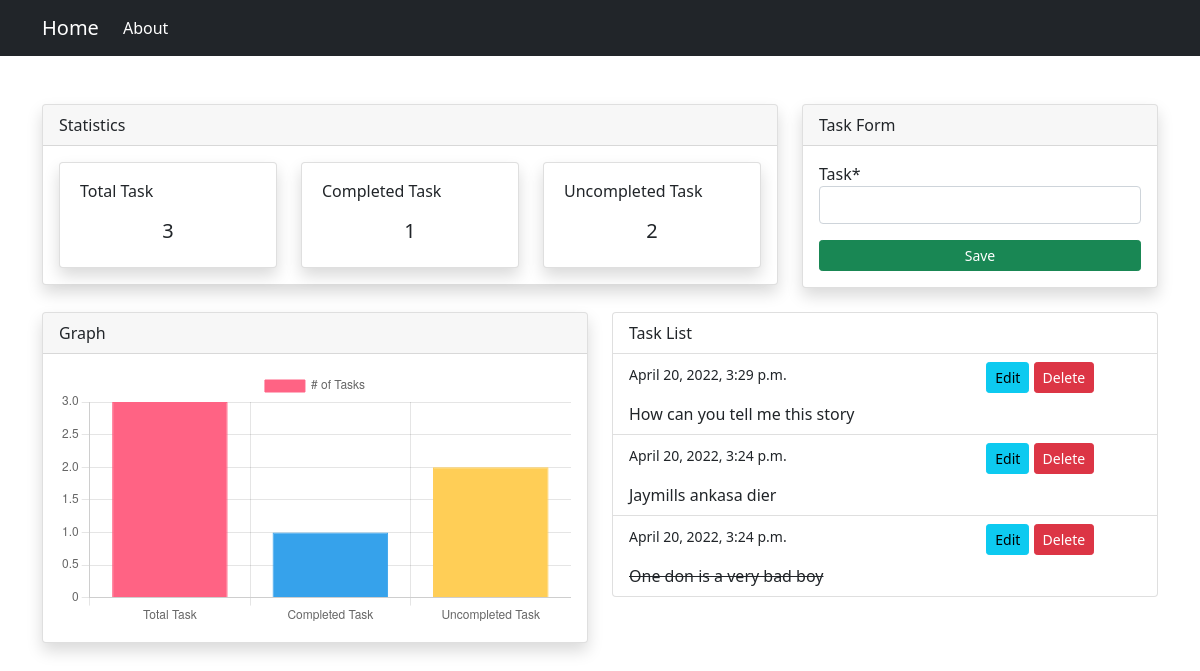
The page / on the database its author committed.
### taskapp/models.py (models this page shows, shortened)
class TaskModel(models.Model):
    task = models.CharField(max_length=100)
    isComplete = models.BooleanField(default=False)
    date = models.DateTimeField(auto_now_add=True)

### taskapp/views.py (the view)
# urls.py: path('', views.index, name='taskapp-index'),
def index(request):
    if request.method == 'POST':
        form = TaskModelForm(request.POST)
        if form.is_valid():
            form.save()
            return redirect('/')
    else:
        form = TaskModelForm()
    data = TaskModel.objects.all().order_by('-date')
    total_data = data.count()
    completed_task = TaskModel.objects.filter(isComplete=True).count()
    uncompleted_task = total_data - completed_task
    context = {
        'data': data,
        'form': form,
        'total_data': total_data,
        'completed_task': completed_task,
        'uncompleted_task': uncompleted_task,
    }
    return render(request, 'taskapp/index.html',context)

### taskapp/forms.py
class TaskModelForm(forms.ModelForm):
    class Meta:
        model = TaskModel
        fields = ['task',]

### templates/taskapp/index.html (shortened to what this page needs)
{% extends 'partials/base.html'%}
{% load crispy_forms_tags %}
{% block content%}
<div class="container">
    <div class="row my-4">
      <div class="col-md-8">
        <div class="card shadow">
          <div class="card-header">Statistics</div>
          <div class="card-body">
            <div class="row">
              <div class="col-md-4">
                <div class="card my-card shadow">
                  <div class="card-body">
                    <p>
                            <span class="mx-1">Total Task</span>
                    </p>
                    <h5 class="text-center">{{ total_data}}</h5>
                  </div>
                </div>
              </div>
              <div class="col-md-4">
                <div class="card my-card shadow">
                  <div class="card-body">
                    <p>
                      <span class="mx-1">Completed Task</span>
                  </p>
                  <h5 class="text-center">{{ completed_task }}</h5>
                  </div>
                </div>
              </div>
              <div class="col-md-4">
                <div class="card my-card shadow">
                  <div class="card-body">
                    <p>
                      <span class="mx-1">Uncompleted Task</span>
                  </p>
                  <h5 class="text-center">{{uncompleted_task}}</h5>
                  </div>
                </div>
              </div>
            </div>
          </div>
        </div>
      </div>
      <div class="col-md-4">
        <div class="card shadow">
          <div class="card-header">Task Form</div>
          <div class="card-body">
            <form class="d-grid" method="POST">
              {{form|crispy}}
              <input class="btn btn-success btn-sm mt-3" type="submit" value="Save"/>
            </form>
          </div>
        </div>
      </div>
    </div>
    <div class="row my-4">
      <div class="col-md-6">
        <div class="card shadow">
          <div class="card-header">Graph</div>
          <div class="card-body">
            <div>
              <canvas id="myChart" width="100" height="50" style="display: block; box-sizing: border-box; height: 50px; width: 100px;"></canvas>
          </div>
          </div>
        </div>
      </div>
      <div class="col-md-6">
        <div class="list-group">
          <div class="list-group-item">Task List</div>
          {% for task in data %}
          <li class="list-group-item">
            <div class="row">
              <div class="col-8">
                <p><small>{{task.date}}</small></p>
                {% if task.isComplete%}
                  <del>{{task.task}}</del>
                  {% else %}
                  {{task.task}}
                {% endif %}
              </div>
              <div class="col-4">
            <a class="btn btn-info btn-sm" href="{% url 'taskapp-edit' task.id %}">Edit</a>
            <a class="btn btn-danger btn-sm" href="{% url 'taskapp-delete' task.id %}">Delete</a>
              </div>
            </div>
          </li>
          {% endfor %}
</div>
</div>
</div>
{% include 'partials/graph.html' %}
{%endblock%}

### templates/partials/base.html (shortened to what this page needs)
<!doctype html>
<html lang="en">
  <head>
    <link href="https://cdn.jsdelivr.net/npm/bootstrap@5.1.3/dist/css/bootstrap.min.css" rel="stylesheet">
  </head>
  <body>
    {% include 'partials/nav.html' %}
    {% block content%} {%endblock%}
  </body>
</html>

### templates/partials/nav.html (shortened to what this page needs)
<nav class="navbar navbar-expand-lg navbar-dark bg-dark">
    <div class="container">
        <a class="navbar-brand" href="{% url 'taskapp-index' %}">Home</a>
        <div class="collapse navbar-collapse" id="navbarSupportedContent">
            <ul class="navbar-nav me-auto mb-2 mb-lg-0">
                <li class="nav-item">
                    <a class="nav-link active" aria-current="page" href="{% url 'taskapp-about'%}">About</a>
                </li>
            </ul>
        </div>
    </div>
    </nav>
   <br>

### templates/partials/graph.html
<script>
    const ctx = document.getElementById('myChart').getContext('2d');
    const myChart = new Chart(ctx, {
    type: 'bar',
    data: {
        labels: ['Total Task', 'Completed Task', 'Uncompleted Task'],
        datasets: [{
            label: '# of Tasks',
            data: [{{total_data}}, {{completed_task}},{{uncompleted_task}},],
            backgroundColor: [
                'rgba(255, 99, 132, 1)',
                'rgba(54, 162, 235, 1)',
                'rgba(255, 206, 86, 1)',
                'rgba(75, 192, 192, 1)',
                'rgba(153, 102, 255, 1)',
                'rgba(255, 159, 64, 1)'
            ],
            borderColor: [
                'rgba(255, 99, 132, 1)',
                'rgba(54, 162, 235, 1)',
                'rgba(255, 206, 86, 1)',
                'rgba(75, 192, 192, 1)',
                'rgba(153, 102, 255, 1)',
                'rgba(255, 159, 64, 1)'
            ],
            borderWidth: 1
        }]
    },
    options: {
        scales: {
            y: {
                beginAtZero: true
            }
        }
    }
});
    </script>

### rows shown on the page
TaskModel: date "April 20, 2022, 3:29 p.m.", task "How can you tell me this story"
TaskModel: date "April 20, 2022, 3:24 p.m.", task "Jaymills ankasa dier"
TaskModel: date "April 20, 2022, 3:24 p.m.", task "One don is a very bad boy"

### other values the page prints
{{ total_data }} "3"
{{ completed_task }} "1"
{{ uncompleted_task }} "2"
chart data {{ total_data }} 3
chart data {{ completed_task }} 1
chart data {{ uncompleted_task }} 2
